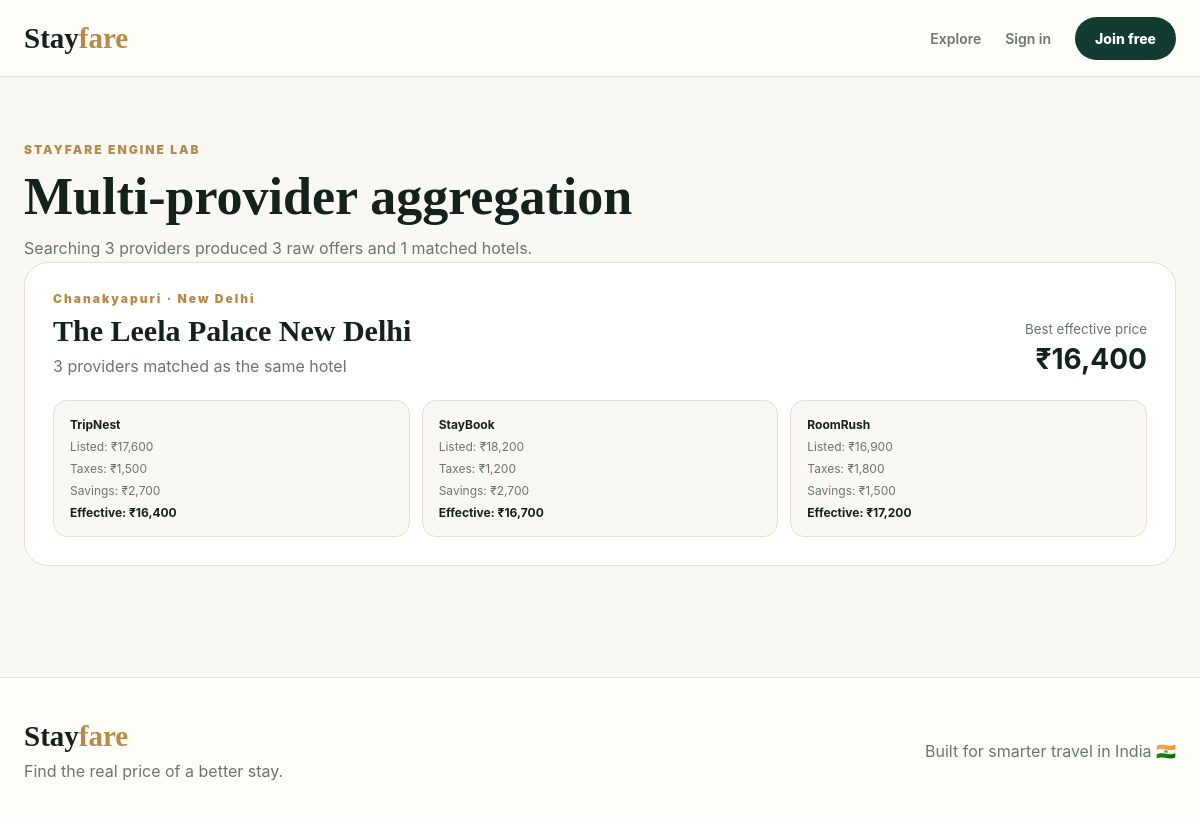
The app's page /aggregation-test with its own data.
### app/models.py (models this page shows)
class Hotel(db.Model):
    id = db.Column(
        db.Integer,
        primary_key=True
    )
    slug = db.Column(
        db.String(180),
        unique=True,
        nullable=False
    )
    name = db.Column(
        db.String(255),
        nullable=False
    )
    city = db.Column(
        db.String(120),
        nullable=False,
        index=True
    )
    state = db.Column(
        db.String(120),
        nullable=False
    )
    area = db.Column(
        db.String(180)
    )
    canonical_slug = db.Column(
        db.String(180)
    )
    stars = db.Column(
        db.Integer,
        default=5
    )
    rating = db.Column(
        db.Float,
        default=4.5
    )
    reviews = db.Column(
        db.Integer,
        default=0
    )
    description = db.Column(
        db.Text
    )
    offers = db.relationship(
        "Offer",
        backref="hotel",
        lazy=True,
        cascade="all, delete-orphan"
    )
    restaurants = db.relationship(
        "Restaurant",
        backref="hotel",
        lazy=True,
        cascade="all, delete-orphan"
    )

### app/routes.py (the view)
@main.route("/aggregation-test")
def aggregation_test():
    from .services.aggregator import (
        aggregate_search,
    )
    destination = request.args.get(
        "destination",
        "New Delhi",
    ).strip()
    data = aggregate_search(
        destination=destination,
        check_in=request.args.get(
            "check_in"
        ),
        check_out=request.args.get(
            "check_out"
        ),
        adults=request.args.get(
            "adults",
            2,
            type=int,
        ),
        rooms=request.args.get(
            "rooms",
            1,
            type=int,
        ),
    )
    return render_template(
        "search/aggregator_test.html",
        results=data["results"],
        provider_errors=data[
            "provider_errors"
        ],
        providers_checked=data[
            "providers_checked"
        ],
        raw_offer_count=data[
            "raw_offer_count"
        ],
    )

### app/providers/types.py (called while the page is built)
    @property
    def total_stay_price(self):
        return max(
            0,
            self.listed_price
            + self.taxes
            + self.mandatory_fees
        )

    @property
    def payable_now(self):
        return max(
            0,
            self.total_stay_price
            - self.discount
            - self.verified_coupon_discount
            - self.verified_payment_offer
        )

    @property
    def effective_price(self):
        return max(
            0,
            self.payable_now
            - self.cashback
        )

    @property
    def total_saving(self):
        return (
            self.discount
            + self.verified_coupon_discount
            + self.verified_payment_offer
            + self.cashback
        )

### app/services/aggregator.py (called while the page is built)
def find_database_hotel(
    representative,
):
    hotels = Hotel.query.all()
    best_match = None
    best_score = 0.0
    provider_city = normalize_city(
        representative.city
    )
    for hotel in hotels:
        database_city = normalize_city(
            hotel.city
        )
        if (
            database_city
            != provider_city
        ):
            continue
        score = name_similarity(
            representative.hotel_name,
            hotel.name,
        )
        if score > best_score:
            best_score = score
            best_match = hotel
    if best_score >= 0.60:
        return best_match
    return None

### app/services/destination_resolver.py (called while the page is built)
def _slugify(value):
    value = re.sub(r"[^a-z0-9]+", "-", (value or "").strip().lower())
    return value.strip("-")

def resolve_destination(query):
    raw_query = (query or "").strip()
    canonical_name = ALIASES.get(raw_query.lower(), raw_query or "Destination")
    if not canonical_name:
        canonical_name = raw_query or "Destination"
    return CanonicalDestination(
        raw_query=raw_query,
        canonical_name=canonical_name,
        provider_key=_slugify(canonical_name),
    )

### app/services/hotel_matcher.py (called while the page is built)
def normalize_text(value):
    value = (
        value
        or ""
    ).lower().strip()
    value = re.sub(
        r"[^a-z0-9\s]",
        " ",
        value,
    )
    words = [
        word
        for word in value.split()
        if word not in GENERIC_WORDS
    ]
    return " ".join(words)

def normalize_city(city):
    city = normalize_text(city)
    return CITY_ALIASES.get(
        city,
        city,
    )

def normalize_area(area):
    area = normalize_text(area)
    return AREA_ALIASES.get(
        area,
        area,
    )

### app/templates/search/aggregator_test.html (shortened to what this page needs)
{% extends "base.html" %}
{% block content %}
<main class="dashboard-page">
    <div class="container">
        <div class="dashboard-heading">
            <div class="eyebrow">
                STAYFARE ENGINE LAB
            </div>
            <h1>
                Multi-provider aggregation
            </h1>
            <p>
                Searching {{ providers_checked }} providers produced
                {{ raw_offer_count }} raw offers and
                {{ results|length }} matched hotels.
            </p>
        </div>
        <div class="comparison-card">
            {% for result in results %}
                <article class="aggregated-hotel">
                    <div class="aggregated-heading">
                        <div>
                            <div class="eyebrow">
                                {{ result.area }}
                                ·
                                {{ result.city }}
                            </div>
                            <h2>
                                {{ result.name }}
                            </h2>
                            <p>
                                {{ result.provider_count }}
                                providers matched as the same hotel
                            </p>
                        </div>
                        <div class="aggregated-best">
                            <small>
                                Best effective price
                            </small>
                            <strong>
                                ₹{{ "{:,}".format(
                                    result.best.effective_price
                                ) }}
                            </strong>
                        </div>
                    </div>
                    <div class="aggregated-offers">
                        {% for offer in result.offers %}
                            <div class="aggregated-offer">
                                <strong>
                                    {{ offer.provider }}
                                </strong>
                                <span>
                                    Listed:
                                    ₹{{ "{:,}".format(
                                        offer.listed_price
                                    ) }}
                                </span>
                                <span>
                                    Taxes:
                                    ₹{{ "{:,}".format(
                                        offer.taxes
                                    ) }}
                                </span>
                                <span>
                                    Savings:
                                    ₹{{ "{:,}".format(
                                        offer.total_saving
                                    ) }}
                                </span>
                                <strong>
                                    Effective:
                                    ₹{{ "{:,}".format(
                                        offer.effective_price
                                    ) }}
                                </strong>
                            </div>
                        {% endfor %}
                    </div>
                </article>
            {% endfor %}
        </div>
    </div>
</main>
{% endblock %}

### app/static/css/style.css (style rules this page uses)
:root { --forest: #123c32; --forest-light: #1d5749; --ink: #14221d; --muted: #69766f; --cream: #f7f1e6; --paper: #fffdf8; --white: #ffffff; --gold: #b68a48; --line: #e7dfd2; --green: #18704d; --soft-green: #edf6f0; }
* { box-sizing: border-box; }
body { margin: 0; background: var(--paper); color: var(--ink); font-family: Inter, Arial, Helvetica, sans-serif; }
.container { width: min(1180px, calc(100% - 48px)); margin: 0 auto; }
.eyebrow { color: var(--gold); font-size: 12px; font-weight: 900; letter-spacing: 2px; }
.section-top p, .travel-desk-card p, .dashboard-heading p { margin: 0; color: var(--muted); line-height: 1.6; }
.comparison-card { overflow: hidden; background: white; border: 1px solid var(--line); border-radius: 24px; }
.dashboard-page { min-height: 75vh; padding: 65px 0 85px; background: #faf8f2; }
.dashboard-heading h1 { margin: 10px 0; font-family: Georgia, serif; font-size: 52px; }
.aggregated-hotel { padding: 28px; border-bottom: 1px solid var(--line); }
.aggregated-hotel:last-child { border-bottom: 0; }
.aggregated-heading { display: flex; align-items: end; justify-content: space-between; gap: 30px; }
.aggregated-heading h2 { margin: 8px 0; font-family: Georgia, serif; font-size: 30px; }
.aggregated-heading p { margin: 0; color: var(--muted); }
.aggregated-best { display: grid; gap: 5px; text-align: right; }
.aggregated-best small { color: var(--muted); }
.aggregated-best strong { font-size: 28px; }
.aggregated-offers { margin-top: 24px; display: grid; grid-template-columns: repeat(3, 1fr); gap: 12px; }
.aggregated-offer { padding: 16px; display: grid; gap: 7px; background: #faf8f2; border: 1px solid var(--line); border-radius: 14px; font-size: 12px; }
.aggregated-offer span { color: var(--muted); }

### records on screen
Hotel: area "Chanakyapuri", city "New Delhi", name "The Leela Palace New Delhi", provider_count "3", best "16,400", provider "TripNest" "StayBook" "RoomRush", listed_price "17,600" "18,200" "16,900", taxes "1,500" "1,200" "1,800", total_saving "2,700" "2,700" "1,500", effective_price "16,400" "16,700" "17,200"

### other values on screen
{{ providers_checked }} "3"
{{ raw_offer_count }} "3"
{{ results|length }} "1"
